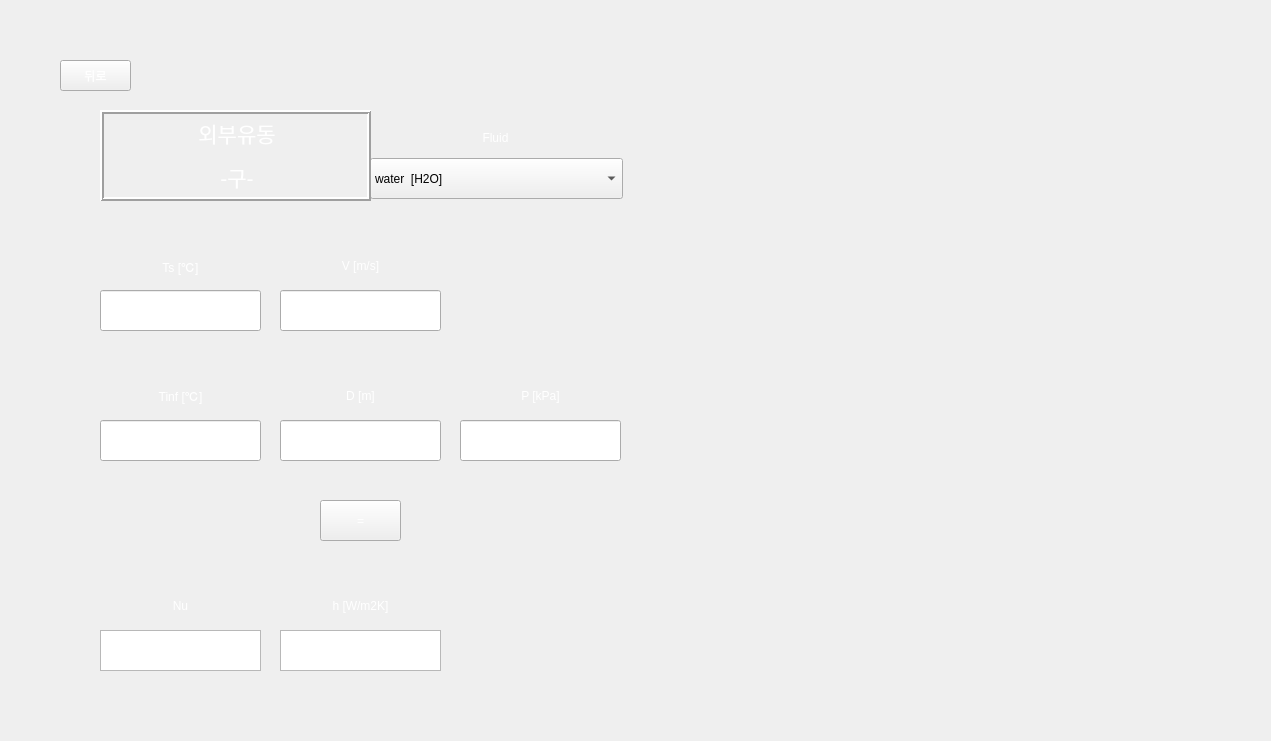
<?xml version="1.0" encoding="UTF-8"?>
<ui version="4.0">
 <class>Form</class>
 <widget class="QWidget" name="Form">
  <property name="geometry">
   <rect>
    <x>0</x>
    <y>0</y>
    <width>1271</width>
    <height>741</height>
   </rect>
  </property>
  <property name="minimumSize">
   <size>
    <width>996</width>
    <height>580</height>
   </size>
  </property>
  <property name="maximumSize">
   <size>
    <width>1271</width>
    <height>741</height>
   </size>
  </property>
  <property name="windowTitle">
   <string>External Flow - Sphere</string>
  </property>
  <property name="styleSheet">
   <string notr="true">background-image: url(:/background/하얀거.png);</string>
  </property>
  <widget class="QLabel" name="label_3">
   <property name="geometry">
    <rect>
     <x>280</x>
     <y>370</y>
     <width>161</width>
     <height>51</height>
    </rect>
   </property>
   <property name="styleSheet">
    <string notr="true">color: qlineargradient(spread:pad, x1:0, y1:1, x2:1, y2:0, stop:0 rgba(255, 255, 255, 255), stop:1 rgba(255, 255, 255, 255));
background-image: url(:/background/버튼2.png);
font: 20pt &quot;맑은 고딕&quot;;</string>
   </property>
   <property name="text">
    <string>D [m]</string>
   </property>
   <property name="alignment">
    <set>Qt::AlignCenter</set>
   </property>
  </widget>
  <widget class="QLineEdit" name="Tinf">
   <property name="geometry">
    <rect>
     <x>100</x>
     <y>420</y>
     <width>161</width>
     <height>41</height>
    </rect>
   </property>
   <property name="styleSheet">
    <string notr="true">
font: 14pt &quot;맑은 고딕&quot;;</string>
   </property>
  </widget>
  <widget class="QPushButton" name="check">
   <property name="geometry">
    <rect>
     <x>320</x>
     <y>500</y>
     <width>81</width>
     <height>41</height>
    </rect>
   </property>
   <property name="styleSheet">
    <string notr="true">QPushButton {
color: qlineargradient(spread:pad, x1:0, y1:1, x2:1, y2:0, stop:0 rgba(255, 255, 255, 255), stop:1 rgba(255, 255, 255, 255));
background-image: url(:/background/버튼2.png);
font: 20pt &quot;맑은 고딕&quot;;
}
QPushButton:hover{
border-image: url(:/background/버튼클릭2.png);
}</string>
   </property>
   <property name="text">
    <string>=</string>
   </property>
  </widget>
  <widget class="QLineEdit" name="D">
   <property name="geometry">
    <rect>
     <x>280</x>
     <y>420</y>
     <width>161</width>
     <height>41</height>
    </rect>
   </property>
   <property name="styleSheet">
    <string notr="true">
font: 14pt &quot;맑은 고딕&quot;;</string>
   </property>
  </widget>
  <widget class="QLabel" name="label_8">
   <property name="geometry">
    <rect>
     <x>100</x>
     <y>370</y>
     <width>161</width>
     <height>51</height>
    </rect>
   </property>
   <property name="styleSheet">
    <string notr="true">color: qlineargradient(spread:pad, x1:0, y1:1, x2:1, y2:0, stop:0 rgba(255, 255, 255, 255), stop:1 rgba(255, 255, 255, 255));
background-image: url(:/background/버튼2.png);
font: 20pt &quot;맑은 고딕&quot;;</string>
   </property>
   <property name="text">
    <string>Tinf [℃]</string>
   </property>
   <property name="alignment">
    <set>Qt::AlignCenter</set>
   </property>
  </widget>
  <widget class="QLineEdit" name="uinf">
   <property name="geometry">
    <rect>
     <x>280</x>
     <y>290</y>
     <width>161</width>
     <height>41</height>
    </rect>
   </property>
   <property name="styleSheet">
    <string notr="true">
font: 14pt &quot;맑은 고딕&quot;;</string>
   </property>
  </widget>
  <widget class="QLineEdit" name="Ts">
   <property name="geometry">
    <rect>
     <x>100</x>
     <y>290</y>
     <width>161</width>
     <height>41</height>
    </rect>
   </property>
   <property name="styleSheet">
    <string notr="true">
font: 14pt &quot;맑은 고딕&quot;;</string>
   </property>
  </widget>
  <widget class="QLabel" name="label_2">
   <property name="geometry">
    <rect>
     <x>280</x>
     <y>240</y>
     <width>161</width>
     <height>51</height>
    </rect>
   </property>
   <property name="styleSheet">
    <string notr="true">color: qlineargradient(spread:pad, x1:0, y1:1, x2:1, y2:0, stop:0 rgba(255, 255, 255, 255), stop:1 rgba(255, 255, 255, 255));
background-image: url(:/background/버튼2.png);
font: 20pt &quot;맑은 고딕&quot;;</string>
   </property>
   <property name="text">
    <string>V [m/s]</string>
   </property>
   <property name="alignment">
    <set>Qt::AlignCenter</set>
   </property>
  </widget>
  <widget class="QLabel" name="label_4">
   <property name="geometry">
    <rect>
     <x>460</x>
     <y>370</y>
     <width>161</width>
     <height>51</height>
    </rect>
   </property>
   <property name="styleSheet">
    <string notr="true">color: qlineargradient(spread:pad, x1:0, y1:1, x2:1, y2:0, stop:0 rgba(255, 255, 255, 255), stop:1 rgba(255, 255, 255, 255));
background-image: url(:/background/버튼2.png);
font: 20pt &quot;맑은 고딕&quot;;</string>
   </property>
   <property name="text">
    <string>P [kPa]</string>
   </property>
   <property name="alignment">
    <set>Qt::AlignCenter</set>
   </property>
  </widget>
  <widget class="QLabel" name="label">
   <property name="geometry">
    <rect>
     <x>100</x>
     <y>241</y>
     <width>161</width>
     <height>51</height>
    </rect>
   </property>
   <property name="styleSheet">
    <string notr="true">color: qlineargradient(spread:pad, x1:0, y1:1, x2:1, y2:0, stop:0 rgba(255, 255, 255, 255), stop:1 rgba(255, 255, 255, 255));
background-image: url(:/background/버튼2.png);
font: 20pt &quot;맑은 고딕&quot;;</string>
   </property>
   <property name="text">
    <string>Ts [℃]</string>
   </property>
   <property name="alignment">
    <set>Qt::AlignCenter</set>
   </property>
  </widget>
  <widget class="QLineEdit" name="P">
   <property name="geometry">
    <rect>
     <x>460</x>
     <y>420</y>
     <width>161</width>
     <height>41</height>
    </rect>
   </property>
   <property name="styleSheet">
    <string notr="true">
font: 14pt &quot;맑은 고딕&quot;;</string>
   </property>
  </widget>
  <widget class="QPushButton" name="pushButton">
   <property name="geometry">
    <rect>
     <x>60</x>
     <y>60</y>
     <width>71</width>
     <height>31</height>
    </rect>
   </property>
   <property name="styleSheet">
    <string notr="true">QPushButton {
color: qlineargradient(spread:pad, x1:0, y1:1, x2:1, y2:0, stop:0 rgba(255, 255, 255, 255), stop:1 rgba(255, 255, 255, 255));
background-image: url(:/background/버튼2.png);
font: 14pt &quot;맑은 고딕&quot;;
}
QPushButton:hover{
border-image: url(:/background/버튼클릭2.png);
}</string>
   </property>
   <property name="text">
    <string>뒤로</string>
   </property>
  </widget>
  <widget class="QLabel" name="label_10">
   <property name="geometry">
    <rect>
     <x>100</x>
     <y>580</y>
     <width>161</width>
     <height>51</height>
    </rect>
   </property>
   <property name="styleSheet">
    <string notr="true">color: qlineargradient(spread:pad, x1:0, y1:1, x2:1, y2:0, stop:0 rgba(255, 255, 255, 255), stop:1 rgba(255, 255, 255, 255));
background-image: url(:/background/버튼2.png);
font: 20pt &quot;맑은 고딕&quot;;</string>
   </property>
   <property name="text">
    <string>Nu</string>
   </property>
   <property name="alignment">
    <set>Qt::AlignCenter</set>
   </property>
  </widget>
  <widget class="QLabel" name="label_9">
   <property name="geometry">
    <rect>
     <x>280</x>
     <y>580</y>
     <width>161</width>
     <height>51</height>
    </rect>
   </property>
   <property name="styleSheet">
    <string notr="true">color: qlineargradient(spread:pad, x1:0, y1:1, x2:1, y2:0, stop:0 rgba(255, 255, 255, 255), stop:1 rgba(255, 255, 255, 255));
background-image: url(:/background/버튼2.png);
font: 18pt &quot;맑은 고딕&quot;;</string>
   </property>
   <property name="text">
    <string>h [W/m2K]</string>
   </property>
   <property name="alignment">
    <set>Qt::AlignCenter</set>
   </property>
  </widget>
  <widget class="QTextBrowser" name="textBrowser_2">
   <property name="geometry">
    <rect>
     <x>280</x>
     <y>630</y>
     <width>161</width>
     <height>41</height>
    </rect>
   </property>
   <property name="styleSheet">
    <string notr="true">
font: 14pt &quot;맑은 고딕&quot;;</string>
   </property>
  </widget>
  <widget class="QTextBrowser" name="textBrowser">
   <property name="geometry">
    <rect>
     <x>100</x>
     <y>630</y>
     <width>161</width>
     <height>41</height>
    </rect>
   </property>
   <property name="styleSheet">
    <string notr="true">
font: 14pt &quot;맑은 고딕&quot;;</string>
   </property>
  </widget>
  <widget class="QLabel" name="label_5">
   <property name="geometry">
    <rect>
     <x>370</x>
     <y>112</y>
     <width>251</width>
     <height>51</height>
    </rect>
   </property>
   <property name="styleSheet">
    <string notr="true">color: qlineargradient(spread:pad, x1:0, y1:1, x2:1, y2:0, stop:0 rgba(255, 255, 255, 255), stop:1 rgba(255, 255, 255, 255));
background-image: url(:/background/버튼2.png);
font: 20pt &quot;맑은 고딕&quot;;</string>
   </property>
   <property name="text">
    <string>Fluid</string>
   </property>
   <property name="alignment">
    <set>Qt::AlignCenter</set>
   </property>
  </widget>
  <widget class="QLabel" name="label_6">
   <property name="geometry">
    <rect>
     <x>0</x>
     <y>0</y>
     <width>1271</width>
     <height>741</height>
    </rect>
   </property>
   <property name="styleSheet">
    <string notr="true">image: url(:/background/배경2.png);</string>
   </property>
   <property name="text">
    <string/>
   </property>
  </widget>
  <widget class="QLabel" name="label_7">
   <property name="geometry">
    <rect>
     <x>680</x>
     <y>50</y>
     <width>541</width>
     <height>641</height>
    </rect>
   </property>
   <property name="styleSheet">
    <string notr="true">image: url(:/background/ex sphere.PNG);</string>
   </property>
   <property name="text">
    <string/>
   </property>
  </widget>
  <widget class="QLabel" name="label_11">
   <property name="geometry">
    <rect>
     <x>720</x>
     <y>420</y>
     <width>481</width>
     <height>231</height>
    </rect>
   </property>
   <property name="styleSheet">
    <string notr="true">image: url(:/background/ex sphere-2.PNG);</string>
   </property>
   <property name="text">
    <string/>
   </property>
  </widget>
  <widget class="QComboBox" name="fluid_2">
   <property name="geometry">
    <rect>
     <x>370</x>
     <y>158</y>
     <width>253</width>
     <height>41</height>
    </rect>
   </property>
   <property name="styleSheet">
    <string notr="true">background-image: url(:/background/하얀거.png);
font: 12pt &quot;맑은 고딕&quot;;</string>
   </property>
   <item>
    <property name="text">
     <string>water  [H2O]</string>
    </property>
   </item>
   <item>
    <property name="text">
     <string>air</string>
    </property>
   </item>
   <item>
    <property name="text">
     <string>1-Butene  [C4H8]</string>
    </property>
   </item>
   <item>
    <property name="text">
     <string>Acetone  [C3H6O]</string>
    </property>
   </item>
   <item>
    <property name="text">
     <string>Ammonia  [NH3]</string>
    </property>
   </item>
   <item>
    <property name="text">
     <string>Argon  [Ar]</string>
    </property>
   </item>
   <item>
    <property name="text">
     <string>Benzene  [C6H6]</string>
    </property>
   </item>
   <item>
    <property name="text">
     <string>CarbonDioxide  [CO2]</string>
    </property>
   </item>
   <item>
    <property name="text">
     <string>CarbonMonoxide  [CO]</string>
    </property>
   </item>
   <item>
    <property name="text">
     <string>CarbonylSulfide  [COS]</string>
    </property>
   </item>
   <item>
    <property name="text">
     <string>CycloHexane  [C6H12]</string>
    </property>
   </item>
   <item>
    <property name="text">
     <string>CycloPropane  [C3H6]</string>
    </property>
   </item>
   <item>
    <property name="text">
     <string>Cyclopentane  [C5H10]</string>
    </property>
   </item>
   <item>
    <property name="text">
     <string>D4  [C8H24O4Si4]</string>
    </property>
   </item>
   <item>
    <property name="text">
     <string>D5  [C10H30O5Si5]</string>
    </property>
   </item>
   <item>
    <property name="text">
     <string>D6  [C12H36O6Si6]</string>
    </property>
   </item>
   <item>
    <property name="text">
     <string>Deuterium  [D2]</string>
    </property>
   </item>
   <item>
    <property name="text">
     <string>Dichloroethane  [C2Cl2H4]</string>
    </property>
   </item>
   <item>
    <property name="text">
     <string>DiethylEther  [C4H10O]</string>
    </property>
   </item>
   <item>
    <property name="text">
     <string>DimethylCarbonate  [C3H6O3]</string>
    </property>
   </item>
   <item>
    <property name="text">
     <string>DimethylEther  [C2H6O]</string>
    </property>
   </item>
   <item>
    <property name="text">
     <string>Ethane  [C2H6]</string>
    </property>
   </item>
   <item>
    <property name="text">
     <string>Ethanol  [C2H6O]</string>
    </property>
   </item>
   <item>
    <property name="text">
     <string>EthylBenzene  [C8H10]</string>
    </property>
   </item>
   <item>
    <property name="text">
     <string>Ethylene  [C2H4]</string>
    </property>
   </item>
   <item>
    <property name="text">
     <string>EthyleneOxide  [C2H4O]</string>
    </property>
   </item>
   <item>
    <property name="text">
     <string>Fluorine  [F2]</string>
    </property>
   </item>
   <item>
    <property name="text">
     <string>HFE143m  [C2F3H3O]</string>
    </property>
   </item>
   <item>
    <property name="text">
     <string>HeavyWater  [D2O]</string>
    </property>
   </item>
   <item>
    <property name="text">
     <string>Helium  [He]</string>
    </property>
   </item>
   <item>
    <property name="text">
     <string>Hydrogen  [H2]</string>
    </property>
   </item>
   <item>
    <property name="text">
     <string>HydrogenChloride  [ClH]</string>
    </property>
   </item>
   <item>
    <property name="text">
     <string>HydrogenSulfide  [H2S]</string>
    </property>
   </item>
   <item>
    <property name="text">
     <string>IsoButane  [C4H10]</string>
    </property>
   </item>
   <item>
    <property name="text">
     <string>IsoButene  [C4H8]</string>
    </property>
   </item>
   <item>
    <property name="text">
     <string>Isohexane  [C6H14]</string>
    </property>
   </item>
   <item>
    <property name="text">
     <string>Isopentane  [C5H12]</string>
    </property>
   </item>
   <item>
    <property name="text">
     <string>Krypton  [Kr]</string>
    </property>
   </item>
   <item>
    <property name="text">
     <string>MD2M  [C10H30O3Si4]</string>
    </property>
   </item>
   <item>
    <property name="text">
     <string>MD3M  [C12H36O4Si5]</string>
    </property>
   </item>
   <item>
    <property name="text">
     <string>MD4M  [C14H42O5Si6]</string>
    </property>
   </item>
   <item>
    <property name="text">
     <string>MDM  [C8H24O2Si3]</string>
    </property>
   </item>
   <item>
    <property name="text">
     <string>MM  [C6H18OSi2]</string>
    </property>
   </item>
   <item>
    <property name="text">
     <string>Methane  [CH4]</string>
    </property>
   </item>
   <item>
    <property name="text">
     <string>Methanol  [CH4O]</string>
    </property>
   </item>
   <item>
    <property name="text">
     <string>MethylLinoleate  [C19H34O2]</string>
    </property>
   </item>
   <item>
    <property name="text">
     <string>MethylLinolenate  [C19H32O2]</string>
    </property>
   </item>
   <item>
    <property name="text">
     <string>MethylOleate  [C19H36O2]</string>
    </property>
   </item>
   <item>
    <property name="text">
     <string>MethylPalmitate  [C17H34O2]</string>
    </property>
   </item>
   <item>
    <property name="text">
     <string>MethylStearate  [C19H38O2]</string>
    </property>
   </item>
   <item>
    <property name="text">
     <string>Neon  [Ne]</string>
    </property>
   </item>
   <item>
    <property name="text">
     <string>Neopentane  [C5H12]</string>
    </property>
   </item>
   <item>
    <property name="text">
     <string>Nitrogen  [N2]</string>
    </property>
   </item>
   <item>
    <property name="text">
     <string>NitrousOxide  [N2O]</string>
    </property>
   </item>
   <item>
    <property name="text">
     <string>Novec649  [C6F12O]</string>
    </property>
   </item>
   <item>
    <property name="text">
     <string>OrthoDeuterium</string>
    </property>
   </item>
   <item>
    <property name="text">
     <string>OrthoHydrogen</string>
    </property>
   </item>
   <item>
    <property name="text">
     <string>Oxygen  [O2]</string>
    </property>
   </item>
   <item>
    <property name="text">
     <string>ParaDeuterium</string>
    </property>
   </item>
   <item>
    <property name="text">
     <string>ParaHydrogen</string>
    </property>
   </item>
   <item>
    <property name="text">
     <string>Propylene  [C3H6]</string>
    </property>
   </item>
   <item>
    <property name="text">
     <string>Propyne  [C3H4]</string>
    </property>
   </item>
   <item>
    <property name="text">
     <string>R11</string>
    </property>
   </item>
   <item>
    <property name="text">
     <string>R113</string>
    </property>
   </item>
   <item>
    <property name="text">
     <string>R114</string>
    </property>
   </item>
   <item>
    <property name="text">
     <string>R115</string>
    </property>
   </item>
   <item>
    <property name="text">
     <string>R116</string>
    </property>
   </item>
   <item>
    <property name="text">
     <string>R12</string>
    </property>
   </item>
   <item>
    <property name="text">
     <string>R123</string>
    </property>
   </item>
   <item>
    <property name="text">
     <string>R1233zd(E)</string>
    </property>
   </item>
   <item>
    <property name="text">
     <string>R1234yf</string>
    </property>
   </item>
   <item>
    <property name="text">
     <string>R1234ze(E)</string>
    </property>
   </item>
   <item>
    <property name="text">
     <string>R1234ze(Z)</string>
    </property>
   </item>
   <item>
    <property name="text">
     <string>R124</string>
    </property>
   </item>
   <item>
    <property name="text">
     <string>R1243zf</string>
    </property>
   </item>
   <item>
    <property name="text">
     <string>R125</string>
    </property>
   </item>
   <item>
    <property name="text">
     <string>R13</string>
    </property>
   </item>
   <item>
    <property name="text">
     <string>R134a</string>
    </property>
   </item>
   <item>
    <property name="text">
     <string>R13l1</string>
    </property>
   </item>
   <item>
    <property name="text">
     <string>R14</string>
    </property>
   </item>
   <item>
    <property name="text">
     <string>R141b</string>
    </property>
   </item>
   <item>
    <property name="text">
     <string>R142b</string>
    </property>
   </item>
   <item>
    <property name="text">
     <string>R143a</string>
    </property>
   </item>
   <item>
    <property name="text">
     <string>R152A</string>
    </property>
   </item>
   <item>
    <property name="text">
     <string>R161</string>
    </property>
   </item>
   <item>
    <property name="text">
     <string>R21</string>
    </property>
   </item>
   <item>
    <property name="text">
     <string>R218</string>
    </property>
   </item>
   <item>
    <property name="text">
     <string>R22</string>
    </property>
   </item>
   <item>
    <property name="text">
     <string>R227EA</string>
    </property>
   </item>
   <item>
    <property name="text">
     <string>R23</string>
    </property>
   </item>
   <item>
    <property name="text">
     <string>R236EA</string>
    </property>
   </item>
   <item>
    <property name="text">
     <string>R236FA</string>
    </property>
   </item>
   <item>
    <property name="text">
     <string>R245ca</string>
    </property>
   </item>
   <item>
    <property name="text">
     <string>R245fa</string>
    </property>
   </item>
   <item>
    <property name="text">
     <string>R32</string>
    </property>
   </item>
   <item>
    <property name="text">
     <string>R365MFC</string>
    </property>
   </item>
   <item>
    <property name="text">
     <string>R40</string>
    </property>
   </item>
   <item>
    <property name="text">
     <string>R404A</string>
    </property>
   </item>
   <item>
    <property name="text">
     <string>R407C</string>
    </property>
   </item>
   <item>
    <property name="text">
     <string>R41</string>
    </property>
   </item>
   <item>
    <property name="text">
     <string>R410A</string>
    </property>
   </item>
   <item>
    <property name="text">
     <string>R507A</string>
    </property>
   </item>
   <item>
    <property name="text">
     <string>RC318</string>
    </property>
   </item>
   <item>
    <property name="text">
     <string>SES36</string>
    </property>
   </item>
   <item>
    <property name="text">
     <string>SulfurDioxide  [O2S]</string>
    </property>
   </item>
   <item>
    <property name="text">
     <string>SulfurHexafluoride  [F6S]</string>
    </property>
   </item>
   <item>
    <property name="text">
     <string>Toluene  [C7H8]</string>
    </property>
   </item>
   <item>
    <property name="text">
     <string>Xenon  [Xe]</string>
    </property>
   </item>
   <item>
    <property name="text">
     <string>cis-2-Butene  [C4H8]</string>
    </property>
   </item>
   <item>
    <property name="text">
     <string>m-Xylene  [C8H10]</string>
    </property>
   </item>
   <item>
    <property name="text">
     <string>n-Butane  [C4H10]</string>
    </property>
   </item>
   <item>
    <property name="text">
     <string>n-Decane  [C10H22]</string>
    </property>
   </item>
   <item>
    <property name="text">
     <string>n-Dodecane  [C12H26]</string>
    </property>
   </item>
   <item>
    <property name="text">
     <string>n-Heptane  [C7H16]</string>
    </property>
   </item>
   <item>
    <property name="text">
     <string>n-Hexane  [C6H14]</string>
    </property>
   </item>
   <item>
    <property name="text">
     <string>n-Nonane  [C9H20]</string>
    </property>
   </item>
   <item>
    <property name="text">
     <string>n-Octane  [C8H18]</string>
    </property>
   </item>
   <item>
    <property name="text">
     <string>n-Pentane  [C5H12]</string>
    </property>
   </item>
   <item>
    <property name="text">
     <string>n-Propane  [C3H8]</string>
    </property>
   </item>
   <item>
    <property name="text">
     <string>n-Undecane  [C11H24]</string>
    </property>
   </item>
   <item>
    <property name="text">
     <string>o-Xylene  [C8H10]</string>
    </property>
   </item>
   <item>
    <property name="text">
     <string>p-Xylene  [C8H10]</string>
    </property>
   </item>
   <item>
    <property name="text">
     <string>trans-2-Butene  [C4H8]</string>
    </property>
   </item>
  </widget>
  <widget class="QLabel" name="label_12">
   <property name="geometry">
    <rect>
     <x>100</x>
     <y>110</y>
     <width>271</width>
     <height>91</height>
    </rect>
   </property>
   <property name="styleSheet">
    <string notr="true">font: 10pt &quot;맑은 고딕&quot;;
color: rgb(255, 255, 255);
background-image: url(:/background/버튼2.png);</string>
   </property>
   <property name="frameShape">
    <enum>QFrame::Box</enum>
   </property>
   <property name="frameShadow">
    <enum>QFrame::Raised</enum>
   </property>
   <property name="lineWidth">
    <number>2</number>
   </property>
   <property name="text">
    <string>&lt;!DOCTYPE HTML PUBLIC &quot;-//W3C//DTD HTML 4.0//EN&quot; &quot;http://www.w3.org/TR/REC-html40/strict.dtd&quot;&gt;
&lt;html&gt;&lt;head&gt;&lt;meta name=&quot;qrichtext&quot; content=&quot;1&quot; /&gt;&lt;style type=&quot;text/css&quot;&gt;
p, li { white-space: pre-wrap; }
&lt;/style&gt;&lt;/head&gt;&lt;body style=&quot; font-family:'맑은 고딕'; font-size:10pt; font-weight:400; font-style:normal;&quot;&gt;
&lt;p align=&quot;center&quot; style=&quot; margin-top:12px; margin-bottom:12px; margin-left:0px; margin-right:0px; -qt-block-indent:0; text-indent:0px;&quot;&gt;&lt;span style=&quot; font-size:16pt;&quot;&gt;외부유동&lt;/span&gt;&lt;/p&gt;
&lt;p align=&quot;center&quot; style=&quot; margin-top:12px; margin-bottom:12px; margin-left:0px; margin-right:0px; -qt-block-indent:0; text-indent:0px;&quot;&gt;&lt;span style=&quot; font-size:16pt;&quot;&gt;-구-&lt;/span&gt;&lt;/p&gt;&lt;/body&gt;&lt;/html&gt;</string>
   </property>
   <property name="buddy">
    <cstring>pushButton</cstring>
   </property>
  </widget>
  <zorder>label_6</zorder>
  <zorder>label_3</zorder>
  <zorder>check</zorder>
  <zorder>D</zorder>
  <zorder>label_8</zorder>
  <zorder>label_2</zorder>
  <zorder>label_4</zorder>
  <zorder>label</zorder>
  <zorder>P</zorder>
  <zorder>pushButton</zorder>
  <zorder>label_10</zorder>
  <zorder>label_9</zorder>
  <zorder>textBrowser_2</zorder>
  <zorder>textBrowser</zorder>
  <zorder>label_5</zorder>
  <zorder>label_7</zorder>
  <zorder>label_11</zorder>
  <zorder>Tinf</zorder>
  <zorder>uinf</zorder>
  <zorder>Ts</zorder>
  <zorder>fluid_2</zorder>
  <zorder>label_12</zorder>
 </widget>
 <resources>
  <include location="../resource/resources.qrc"/>
 </resources>
 <connections/>
</ui>
